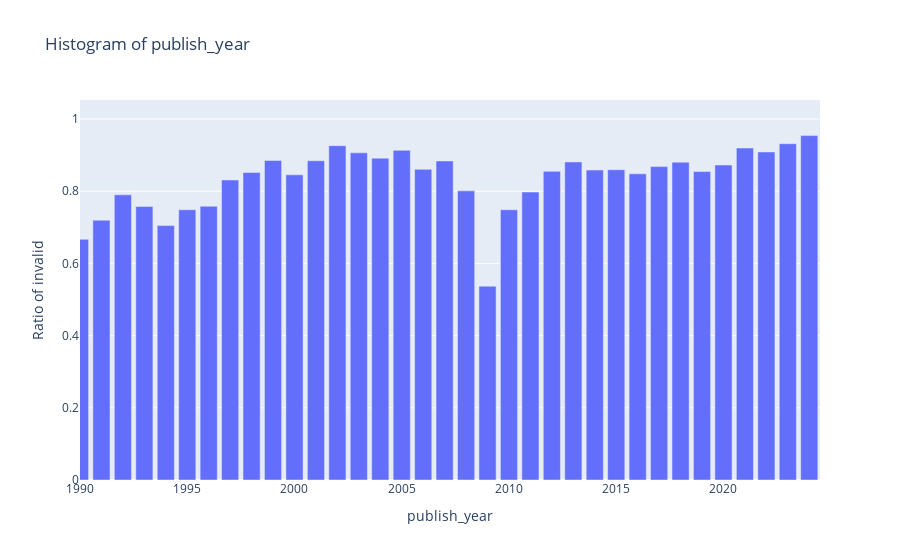

Write notebook code for a chart like this one.
### Code cell
import plotly.graph_objects as go
import pandas as pd

# 計算每個年份在data_scraped_invalid和data_scraped中的數量
invalid_counts = data_scraped_invalid["publish_year"].value_counts()
total_counts = data_scraped["publish_year"].value_counts()

# 計算比例
invalid_ratios = invalid_counts / total_counts

# 創建一個新的DataFrame來存儲年份和比例
df = pd.DataFrame({"Year": invalid_ratios.index, "Ratio": invalid_ratios.values})

# 繪製直方圖
fig = go.Figure(data=[go.Bar(x=df["Year"], y=df["Ratio"])])
fig.update_layout(title_text="Histogram of publish_year", xaxis_title="publish_year", yaxis_title="Ratio of invalid")
fig.update_xaxes(range=[1990, 2024.5])  # 更新 x 軸的範圍
fig.show()

### Figure 1 — Plotly figure (JSON) as saved in the notebook; plotly's stock layout.template omitted (floating-point values rounded to 4 significant figures; data arrays with more than 128 entries replaced by an {"elided": "..."} marker saying what was removed)
{"data": [{"type": "bar", "x": {"elided": "162 int values"}, "y": {"elided": "162 float values"}}], "layout": {"title": {"text": "Histogram of publish_year"}, "xaxis": {"range": [1990, 2024.0], "title": {"text": "publish_year"}}, "yaxis": {"title": {"text": "Ratio of invalid"}}}}
